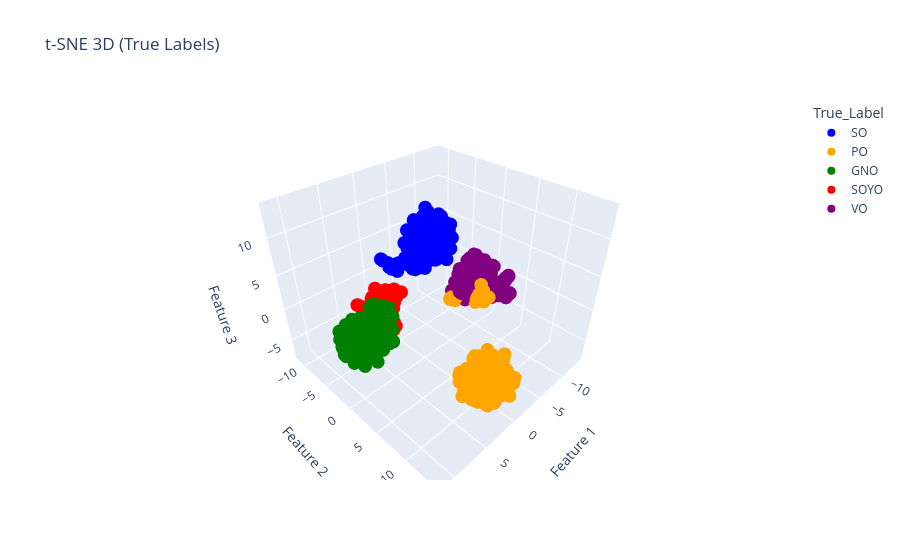

The code cell stored with this chart in its notebook:
### Code cell
palette = {
    "SO": "blue",
    "PO": "orange",
    "GNO": "green",
    "SOYO": "red",
    "VO": "purple"
}
# Add TRUE labels to 3D t-SNE
tsne_3d_data["True_Label"] = y.values

fig = px.scatter_3d(
    tsne_3d_data,
    x="Feature 1",
    y="Feature 2",
    z="Feature 3",
    color="True_Label",
    color_discrete_map=palette,
    title="t-SNE 3D (True Labels)"
)

fig.write_image(r"Images\K-Means Clusters\tsne_3d_oils_plot.jpg")
fig.show()

### Figure 1 — Plotly figure (JSON) as saved in the notebook; plotly's stock layout.template omitted (floating-point values rounded to 4 significant figures; data arrays with more than 128 entries replaced by an {"elided": "..."} marker saying what was removed)
{"data": [{"hovertemplate": "True_Label=SO<br>Feature 1=%{x}<br>Feature 2=%{y}<br>Feature 3=%{z}<extra></extra>", "legendgroup": "SO", "marker": {"color": "blue", "symbol": "circle"}, "mode": "markers", "name": "SO", "scene": "scene", "showlegend": true, "type": "scatter3d", "x": {"elided": "200 float values"}, "y": {"elided": "200 float values"}, "z": {"elided": "200 float values"}}, {"hovertemplate": "True_Label=PO<br>Feature 1=%{x}<br>Feature 2=%{y}<br>Feature 3=%{z}<extra></extra>", "legendgroup": "PO", "marker": {"color": "orange", "symbol": "circle"}, "mode": "markers", "name": "PO", "scene": "scene", "showlegend": true, "type": "scatter3d", "x": {"elided": "200 float values"}, "y": {"elided": "200 float values"}, "z": {"elided": "200 float values"}}, {"hovertemplate": "True_Label=GNO<br>Feature 1=%{x}<br>Feature 2=%{y}<br>Feature 3=%{z}<extra></extra>", "legendgroup": "GNO", "marker": {"color": "green", "symbol": "circle"}, "mode": "markers", "name": "GNO", "scene": "scene", "showlegend": true, "type": "scatter3d", "x": {"elided": "200 float values"}, "y": {"elided": "200 float values"}, "z": {"elided": "200 float values"}}, {"hovertemplate": "True_Label=SOYO<br>Feature 1=%{x}<br>Feature 2=%{y}<br>Feature 3=%{z}<extra></extra>", "legendgroup": "SOYO", "marker": {"color": "red", "symbol": "circle"}, "mode": "markers", "name": "SOYO", "scene": "scene", "showlegend": true, "type": "scatter3d", "x": {"elided": "200 float values"}, "y": {"elided": "200 float values"}, "z": {"elided": "200 float values"}}, {"hovertemplate": "True_Label=VO<br>Feature 1=%{x}<br>Feature 2=%{y}<br>Feature 3=%{z}<extra></extra>", "legendgroup": "VO", "marker": {"color": "purple", "symbol": "circle"}, "mode": "markers", "name": "VO", "scene": "scene", "showlegend": true, "type": "scatter3d", "x": {"elided": "200 float values"}, "y": {"elided": "200 float values"}, "z": {"elided": "200 float values"}}], "layout": {"legend": {"title": {"text": "True_Label"}, "tracegroupgap": 0}, "scene": {"domain": {"x": [0.0, 1.0], "y": [0.0, 1.0]}, "xaxis": {"title": {"text": "Feature 1"}}, "yaxis": {"title": {"text": "Feature 2"}}, "zaxis": {"title": {"text": "Feature 3"}}}, "title": {"text": "t-SNE 3D (True Labels)"}}}
